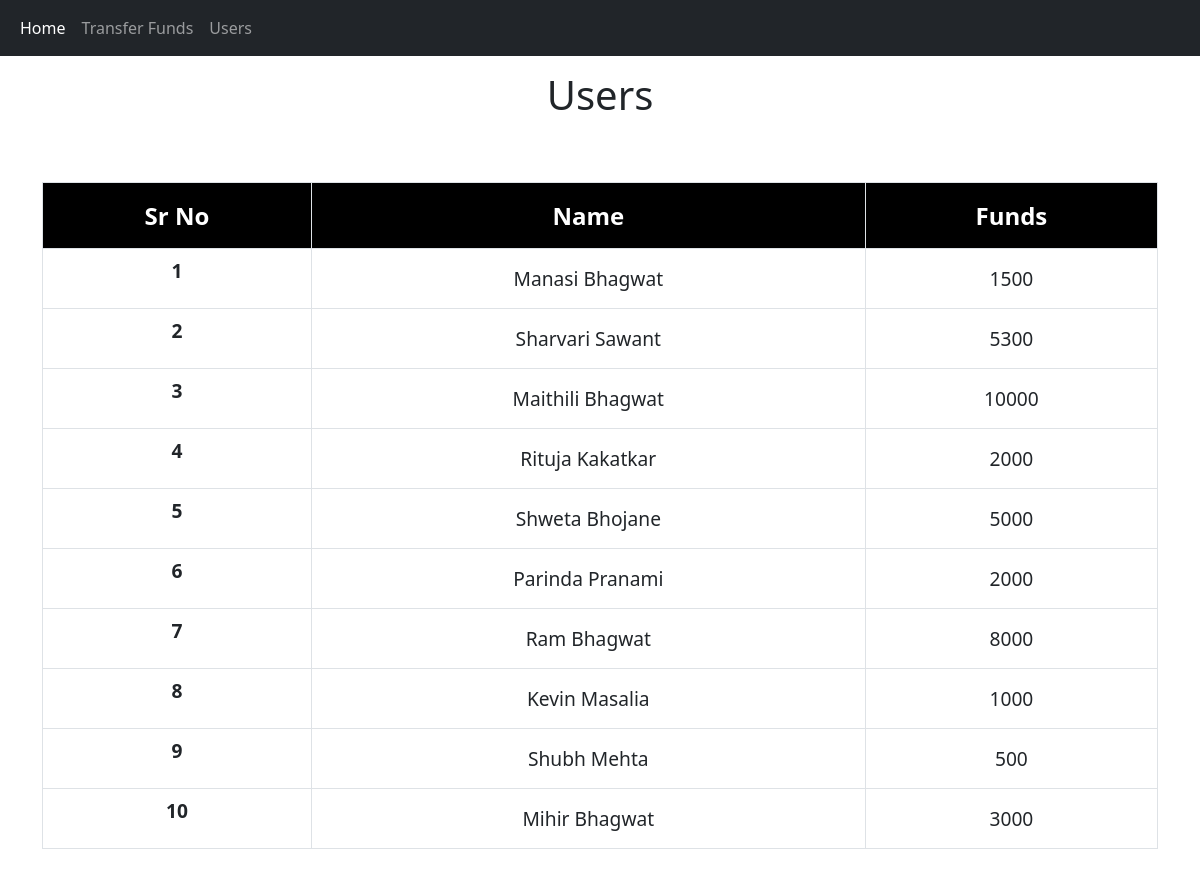
Page /userList/ on the earlier database version.
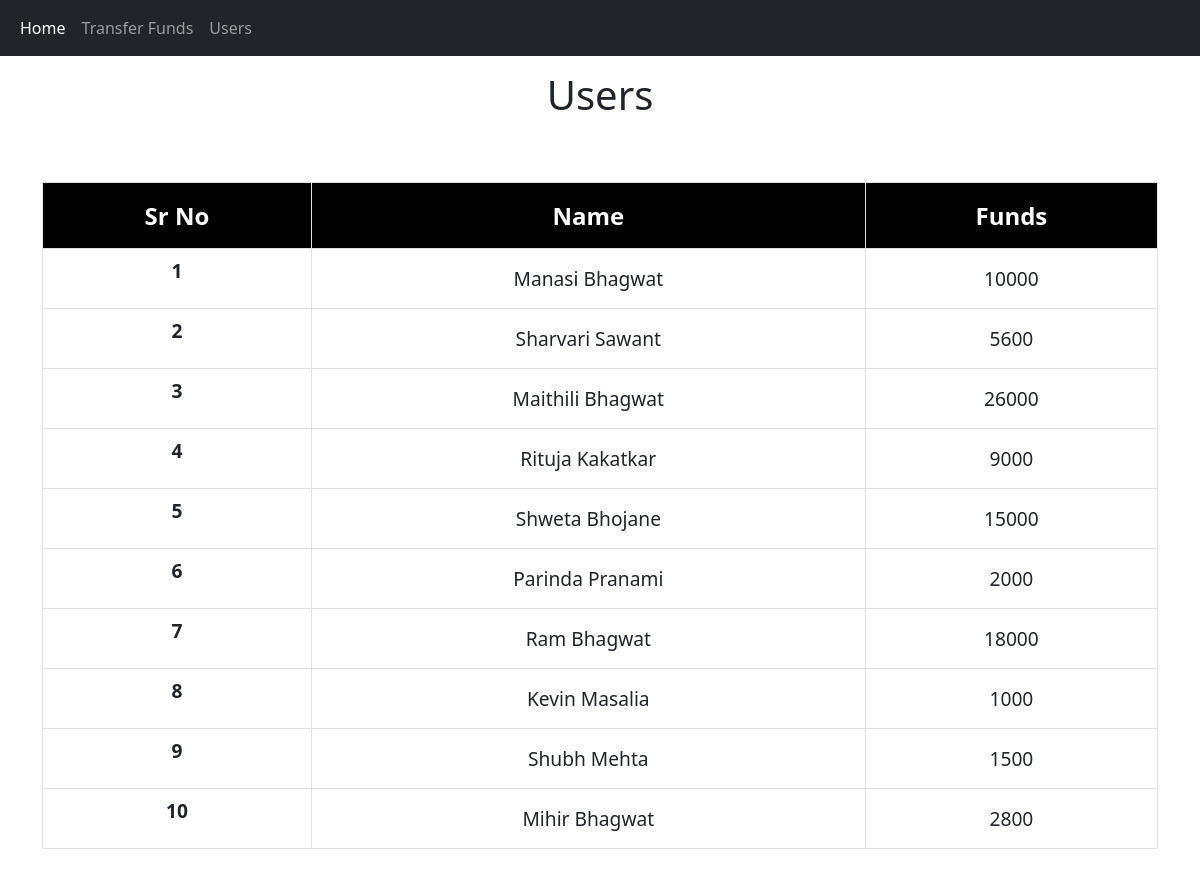
Same page on the later database version.
### bank/models.py (models this page shows)
class Transfer(models.Model):
    name = models.CharField(max_length=300)
    funds = models.IntegerField(default=0)

### bank/views.py (the view)
# urls.py: url(r'^userList/', views.userList, name='userList'),
def userList(request):
    users = Transfer.objects.all()
    return render(request, 'userList.html', {"user": users})

### templates/userList.html
{%extends 'base.html' %}
{%block content%}
<body>
<h1 class="titles">Users</h1>
<div class="container">
<table class="table table-bordered my-5" style="text-align:center;">
<thead style="background-color:#000; color:#fff; font-size:150%;" >
    <th class='py-3' scope="row">Sr No</th>
    <th class='py-3'>Name</th>
    <th class='py-3'>Funds</th>
</thead>
<tbody style="font-size:120%;">
    {%for user in user%}
    <tr>
    <th scope="row">{{user.id}}</th>
        <td class="py-3">{{user.name}}</td>
        <td class="py-3">{{user.funds}}</td>
    </tr>
    {% endfor %}
</tbody>
</table>
</div>
</body>
{%endblock%}

### templates/base.html (shortened to what this page needs)
{% load static %}
<head>
<link rel="stylesheet" href="{%static 'style.css' %}">
<link href="https://cdn.jsdelivr.net/npm/bootstrap@5.0.0-beta3/dist/css/bootstrap.min.css" rel="stylesheet"
integrity="sha384-eOJMYsd53ii+scO/bJGFsiCZc+5NDVN2yr8+0RDqr0Ql0h+rP48ckxlpbzKgwra6">
</head>
<header>
<nav class="navbar navbar-dark navbar-expand-lg  navbar-dark bg-dark">
<div class="container-fluid">
    <div class="collapse navbar-collapse" id="navbarSupportedContent">
        <ul class="navbar-nav me-auto mb-2 mb-lg-0">
              <li class="nav-item">
                <a class="nav-link active" aria-current="page" href="/">Home</a>
              </li>
              <li class="nav-item">
                <a class="nav-link" href="transfer">Transfer Funds</a>
              </li>
              <li class="nav-item">
                <a class="nav-link" href="userList">Users</a>
              </li>
        </ul>
    </div>
</div>
</nav>
</header>
{%block content%}
{%endblock%}

### static/style.css (style rules this page uses)
.titles { padding:15px 0px; text-align:center; }

Differences in the rows shown:
changed Transfer "Manasi Bhagwat": funds "1500" → "10000"
changed Transfer "Sharvari Sawant": funds "5300" → "5600"
changed Transfer "Maithili Bhagwat": funds "10000" → "26000"
changed Transfer "Rituja Kakatkar": funds "2000" → "9000"
changed Transfer "Shweta Bhojane": funds "5000" → "15000"
changed Transfer "Ram Bhagwat": funds "8000" → "18000"
changed Transfer "Shubh Mehta": funds "500" → "1500"
changed Transfer "Mihir Bhagwat": funds "3000" → "2800"
